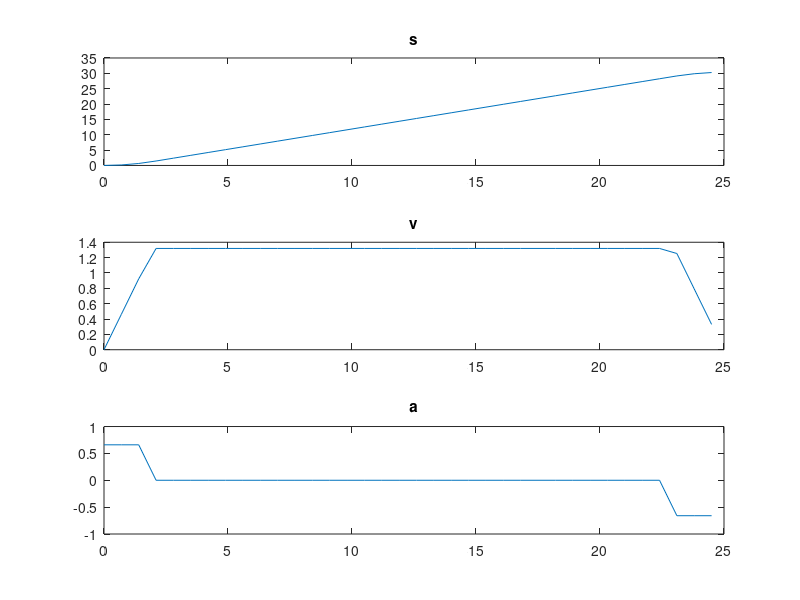
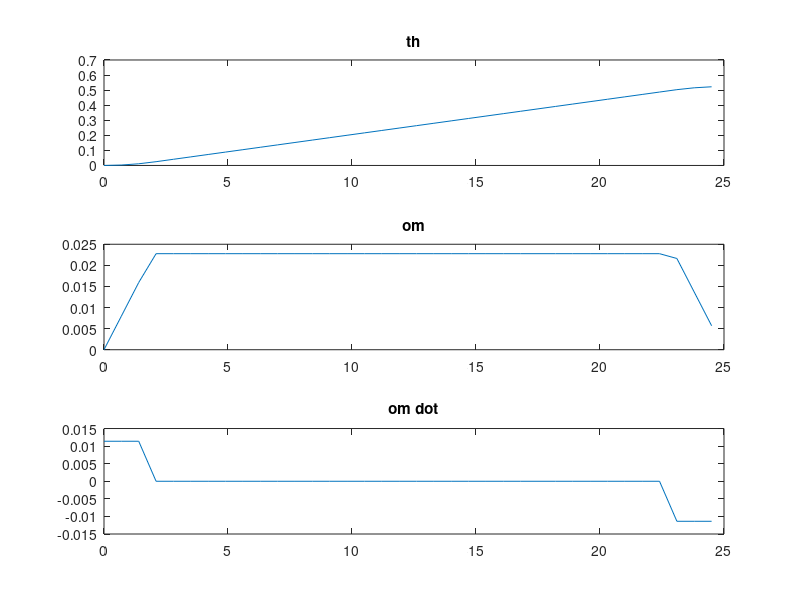

Source code (MATLAB) for these figures, in order:
close all
clear 

        %%%%%%%%%%%%%%%%%%%%%%%%%%%%
        %%%%   ARC TRAJECTORY   %%%%
        %%%%%%%%%%%%%%%%%%%%%%%%%%%%



%%%%%%%%%%%%  DATA  %%%%%%%%%%%%%

T = 0.7;    %TIME STEP [s]
N = 4;      %N 

t0 = 0;     %START TIME [s]
tc = 2;     %ACCELERATION TIME [s]
tf = 25;    %FINISH TIME [s]

delta_th=30;%DELTA ORIENTATION [deg]
dis=30;     %SPATIAL DISPLACEMENT [m]

%%%%%%%%%%%%%%%%%%%%%%%%%%%%%%%%%

t = 0:T:tf;
s=zeros(1,length(t));
v=s; dv=s;
th =s; om =s; dom = s;

r=(dis/2)/sin(deg2rad(delta_th/2));
% f=r*cos(deg2rad(delta_th/2));
l = r*deg2rad(delta_th);

s0 = 0; 
sf = l; 
vc = (sf-s0)/(tf-tc);

th0 = deg2rad(0);
thf = deg2rad(delta_th);
omc = (thf-th0)/(tf-tc);

for i=1:length(t)
    if t(i)<=tc
        s(i) = s0 + vc/(2*tc)*t(i)^2;
        v(i) = vc/tc*t(i);
        dv(i) = vc/tc;
        
        th(i) = th0 + omc/(2*tc)*t(i)^2;
        om(i) = omc/tc*t(i);
        dom(i) = omc/tc;
    elseif t(i) <= tf-tc
        s(i) = s0 + vc*(t(i)-tc/2);
        v(i) = vc;
        dv(i) = 0;
        
        th(i) = th0 + omc*(t(i)-tc/2);
        om(i) = omc;
        dom(i) = 0;
    else 
        s(i) = sf - vc/(2*tc)*(tf-t(i))^2;
        v(i) = vc/tc*(tf-t(i));
        dv(i) = -vc/tc;
        
        th(i) = thf - omc/(2*tc)*(tf-t(i))^2;
        om(i) = omc/tc*(tf-t(i));
        dom(i) = -omc/tc;
    end
end
% 
figure;
subplot(3,1,1)
plot(t,s)
title('s');
subplot(3,1,2)
plot(t,v)
title('v');
subplot(3,1,3)
plot(t,dv)
title('a');

figure;
subplot(3,1,1)
plot(t,th)
title('th');
subplot(3,1,2)
plot(t,om)
title('om');
subplot(3,1,3)
plot(t,dom)
title('om dot');

th_d = om;
x_d = v.*cos(th);
y_d = v.*sin(th);
p_d = [x_d' y_d'];

x = 0; y = 0;
for i = 2:length(t) 
    x(i) = x(i-1) + v(i-1)*T*cos(th(i-1));
    y(i) = y(i-1) + v(i-1)*T*sin(th(i-1));    
end

% figure;
% plot(x,y,'*')
% axis([0 30 0 30]);

Ttot=tf;

xd=[x;y;th];